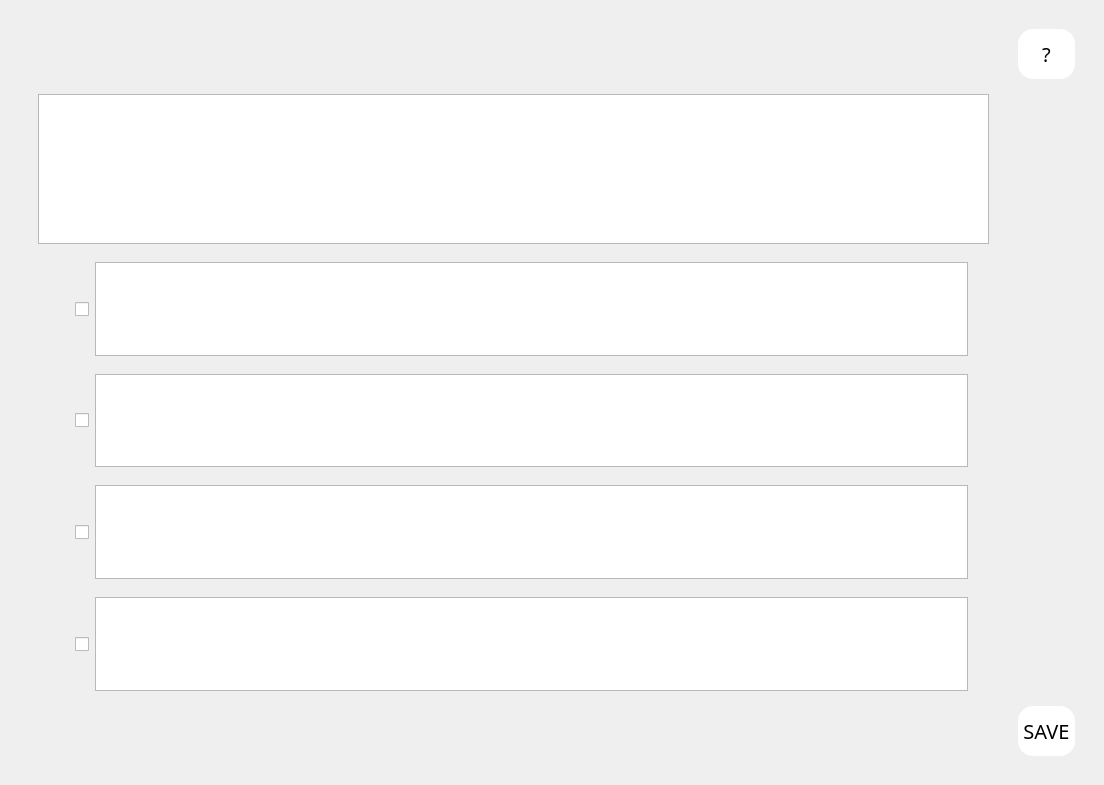
<?xml version="1.0" encoding="UTF-8"?>
<ui version="4.0">
 <class>MainWindow</class>
 <widget class="QMainWindow" name="MainWindow">
  <property name="geometry">
   <rect>
    <x>0</x>
    <y>0</y>
    <width>1104</width>
    <height>785</height>
   </rect>
  </property>
  <property name="windowTitle">
   <string>MainWindow</string>
  </property>
  <widget class="QWidget" name="centralwidget">
   <property name="styleSheet">
    <string notr="true">[objectName=&quot;centralwidget&quot;] {
background-color: rgb(85, 0, 255);
}</string>
   </property>
   <layout class="QGridLayout" name="gridLayout_2">
    <item row="0" column="0">
     <widget class="QFrame" name="gridFrame">
      <property name="styleSheet">
       <string notr="true"/>
      </property>
      <layout class="QGridLayout" name="gridLayout">
       <property name="leftMargin">
        <number>20</number>
       </property>
       <property name="topMargin">
        <number>20</number>
       </property>
       <property name="rightMargin">
        <number>20</number>
       </property>
       <property name="bottomMargin">
        <number>20</number>
       </property>
       <property name="horizontalSpacing">
        <number>20</number>
       </property>
       <item row="1" column="0">
        <layout class="QVBoxLayout" name="verticalLayout">
         <item>
          <widget class="QFrame" name="horizontalFrame">
           <property name="sizePolicy">
            <sizepolicy hsizetype="Preferred" vsizetype="Preferred">
             <horstretch>0</horstretch>
             <verstretch>3</verstretch>
            </sizepolicy>
           </property>
           <layout class="QHBoxLayout" name="horizontalLayout">
            <item>
             <widget class="QTextEdit" name="q_edt">
              <property name="font">
               <font>
                <pointsize>15</pointsize>
               </font>
              </property>
             </widget>
            </item>
           </layout>
          </widget>
         </item>
         <item>
          <widget class="QFrame" name="horizontalFrame_2">
           <property name="sizePolicy">
            <sizepolicy hsizetype="Preferred" vsizetype="Preferred">
             <horstretch>0</horstretch>
             <verstretch>2</verstretch>
            </sizepolicy>
           </property>
           <layout class="QHBoxLayout" name="horizontalLayout_2">
            <property name="leftMargin">
             <number>20</number>
            </property>
            <property name="rightMargin">
             <number>30</number>
            </property>
            <item>
             <widget class="QCheckBox" name="cb1">
              <property name="sizePolicy">
               <sizepolicy hsizetype="Fixed" vsizetype="Fixed">
                <horstretch>0</horstretch>
                <verstretch>0</verstretch>
               </sizepolicy>
              </property>
              <property name="minimumSize">
               <size>
                <width>40</width>
                <height>40</height>
               </size>
              </property>
              <property name="maximumSize">
               <size>
                <width>40</width>
                <height>40</height>
               </size>
              </property>
              <property name="font">
               <font>
                <pointsize>15</pointsize>
               </font>
              </property>
              <property name="layoutDirection">
               <enum>Qt::RightToLeft</enum>
              </property>
              <property name="styleSheet">
               <string notr="true">QCheckBox{border-radius:5px;
padding-right:3px}

QCheckBox::indicator {
    width: 30px;
    height: 30px;
    background-color: white;
    border-radius: 5px;
    border-style: solid;
    border-width: 1px;
    border-color: white;
}

QCheckBox::indicator:checked {
	
	image: url(:/newPrefix/icons/check.png);
};
</string>
              </property>
              <property name="text">
               <string/>
              </property>
              <property name="iconSize">
               <size>
                <width>15</width>
                <height>15</height>
               </size>
              </property>
              <property name="tristate">
               <bool>false</bool>
              </property>
              <attribute name="buttonGroup">
               <string notr="true">buttonGroup</string>
              </attribute>
             </widget>
            </item>
            <item>
             <widget class="QTextEdit" name="a1_edt">
              <property name="font">
               <font>
                <pointsize>15</pointsize>
               </font>
              </property>
             </widget>
            </item>
           </layout>
          </widget>
         </item>
         <item>
          <widget class="QFrame" name="horizontalFrame_3">
           <property name="sizePolicy">
            <sizepolicy hsizetype="Preferred" vsizetype="Preferred">
             <horstretch>0</horstretch>
             <verstretch>2</verstretch>
            </sizepolicy>
           </property>
           <layout class="QHBoxLayout" name="horizontalLayout_3">
            <property name="leftMargin">
             <number>20</number>
            </property>
            <property name="rightMargin">
             <number>30</number>
            </property>
            <item>
             <widget class="QCheckBox" name="cb2">
              <property name="sizePolicy">
               <sizepolicy hsizetype="Fixed" vsizetype="Fixed">
                <horstretch>0</horstretch>
                <verstretch>0</verstretch>
               </sizepolicy>
              </property>
              <property name="minimumSize">
               <size>
                <width>40</width>
                <height>40</height>
               </size>
              </property>
              <property name="maximumSize">
               <size>
                <width>40</width>
                <height>40</height>
               </size>
              </property>
              <property name="font">
               <font>
                <pointsize>15</pointsize>
               </font>
              </property>
              <property name="layoutDirection">
               <enum>Qt::RightToLeft</enum>
              </property>
              <property name="styleSheet">
               <string notr="true">QCheckBox{border-radius:5px;
padding-right:3px}

QCheckBox::indicator {
    width: 30px;
    height: 30px;
    background-color: white;
    border-radius: 5px;
    border-style: solid;
    border-width: 1px;
    border-color: white;
}

QCheckBox::indicator:checked {
	
	image: url(:/newPrefix/icons/check.png);
};
</string>
              </property>
              <property name="text">
               <string/>
              </property>
              <property name="iconSize">
               <size>
                <width>15</width>
                <height>15</height>
               </size>
              </property>
              <property name="tristate">
               <bool>false</bool>
              </property>
              <attribute name="buttonGroup">
               <string notr="true">buttonGroup</string>
              </attribute>
             </widget>
            </item>
            <item>
             <widget class="QTextEdit" name="a2_edt">
              <property name="font">
               <font>
                <pointsize>15</pointsize>
               </font>
              </property>
             </widget>
            </item>
           </layout>
          </widget>
         </item>
         <item>
          <widget class="QFrame" name="horizontalFrame_4">
           <property name="sizePolicy">
            <sizepolicy hsizetype="Preferred" vsizetype="Preferred">
             <horstretch>0</horstretch>
             <verstretch>2</verstretch>
            </sizepolicy>
           </property>
           <layout class="QHBoxLayout" name="horizontalLayout_4">
            <property name="leftMargin">
             <number>20</number>
            </property>
            <property name="rightMargin">
             <number>30</number>
            </property>
            <item>
             <widget class="QCheckBox" name="cb3">
              <property name="sizePolicy">
               <sizepolicy hsizetype="Fixed" vsizetype="Fixed">
                <horstretch>0</horstretch>
                <verstretch>0</verstretch>
               </sizepolicy>
              </property>
              <property name="minimumSize">
               <size>
                <width>40</width>
                <height>40</height>
               </size>
              </property>
              <property name="maximumSize">
               <size>
                <width>40</width>
                <height>40</height>
               </size>
              </property>
              <property name="font">
               <font>
                <pointsize>15</pointsize>
               </font>
              </property>
              <property name="layoutDirection">
               <enum>Qt::RightToLeft</enum>
              </property>
              <property name="styleSheet">
               <string notr="true">QCheckBox{border-radius:5px;
padding-right:3px}

QCheckBox::indicator {
    width: 30px;
    height: 30px;
    background-color: white;
    border-radius: 5px;
    border-style: solid;
    border-width: 1px;
    border-color: white;
}

QCheckBox::indicator:checked {
	
	image: url(:/newPrefix/icons/check.png);
};
</string>
              </property>
              <property name="text">
               <string/>
              </property>
              <property name="iconSize">
               <size>
                <width>15</width>
                <height>15</height>
               </size>
              </property>
              <property name="tristate">
               <bool>false</bool>
              </property>
              <attribute name="buttonGroup">
               <string notr="true">buttonGroup</string>
              </attribute>
             </widget>
            </item>
            <item>
             <widget class="QTextEdit" name="a3_edt">
              <property name="font">
               <font>
                <pointsize>15</pointsize>
               </font>
              </property>
             </widget>
            </item>
           </layout>
          </widget>
         </item>
         <item>
          <widget class="QFrame" name="horizontalFrame_5">
           <property name="sizePolicy">
            <sizepolicy hsizetype="Preferred" vsizetype="Preferred">
             <horstretch>0</horstretch>
             <verstretch>2</verstretch>
            </sizepolicy>
           </property>
           <layout class="QHBoxLayout" name="horizontalLayout_5">
            <property name="leftMargin">
             <number>20</number>
            </property>
            <property name="rightMargin">
             <number>30</number>
            </property>
            <item>
             <widget class="QCheckBox" name="cb4">
              <property name="sizePolicy">
               <sizepolicy hsizetype="Fixed" vsizetype="Fixed">
                <horstretch>0</horstretch>
                <verstretch>0</verstretch>
               </sizepolicy>
              </property>
              <property name="minimumSize">
               <size>
                <width>40</width>
                <height>40</height>
               </size>
              </property>
              <property name="maximumSize">
               <size>
                <width>40</width>
                <height>40</height>
               </size>
              </property>
              <property name="font">
               <font>
                <pointsize>15</pointsize>
               </font>
              </property>
              <property name="layoutDirection">
               <enum>Qt::RightToLeft</enum>
              </property>
              <property name="styleSheet">
               <string notr="true">QCheckBox{border-radius:5px;
padding-right:3px}

QCheckBox::indicator {
    width: 30px;
    height: 30px;
    background-color: white;
    border-radius: 5px;
    border-style: solid;
    border-width: 1px;
    border-color: white;
}

QCheckBox::indicator:checked {
	
	image: url(:/newPrefix/icons/check.png);
};
</string>
              </property>
              <property name="text">
               <string/>
              </property>
              <property name="iconSize">
               <size>
                <width>15</width>
                <height>15</height>
               </size>
              </property>
              <property name="tristate">
               <bool>false</bool>
              </property>
              <attribute name="buttonGroup">
               <string notr="true">buttonGroup</string>
              </attribute>
             </widget>
            </item>
            <item>
             <widget class="QTextEdit" name="a4_edt">
              <property name="font">
               <font>
                <pointsize>15</pointsize>
               </font>
              </property>
             </widget>
            </item>
           </layout>
          </widget>
         </item>
        </layout>
       </item>
       <item row="2" column="1">
        <widget class="QPushButton" name="save_btn">
         <property name="minimumSize">
          <size>
           <width>50</width>
           <height>50</height>
          </size>
         </property>
         <property name="font">
          <font>
           <family>aakar</family>
           <pointsize>15</pointsize>
          </font>
         </property>
         <property name="styleSheet">
          <string notr="true">QPushButton{
background-color: rgb(255, 255, 255);
color: rgb(0, 0, 0);
border-radius:15px;}

QPushButton:pressed{
background-color: rgb(85, 0, 255);
color: rgb(255, 255, 255);
border-radius:15px;}</string>
         </property>
         <property name="text">
          <string> SAVE </string>
         </property>
        </widget>
       </item>
       <item row="0" column="1">
        <widget class="QPushButton" name="save_btn_2">
         <property name="minimumSize">
          <size>
           <width>50</width>
           <height>50</height>
          </size>
         </property>
         <property name="font">
          <font>
           <family>aakar</family>
           <pointsize>15</pointsize>
          </font>
         </property>
         <property name="styleSheet">
          <string notr="true">QPushButton{
background-color: rgb(255, 255, 255);
color: rgb(0, 0, 0);
border-radius:15px;}

QPushButton:pressed{
background-color: rgb(85, 0, 255);
color: rgb(255, 255, 255);
border-radius:15px;}</string>
         </property>
         <property name="text">
          <string>?</string>
         </property>
        </widget>
       </item>
      </layout>
     </widget>
    </item>
   </layout>
  </widget>
 </widget>
 <resources>
  <include location="../../rsc.qrc"/>
 </resources>
 <connections/>
 <buttongroups>
  <buttongroup name="buttonGroup"/>
 </buttongroups>
</ui>
